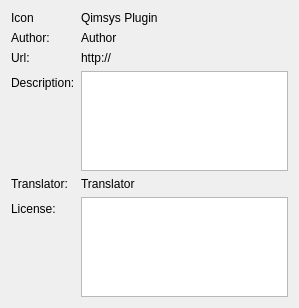
<?xml version="1.0" encoding="UTF-8"?>
<ui version="4.0">
 <class>QimsysSettingsWidget</class>
 <widget class="QWidget" name="QimsysSettingsWidget">
  <property name="geometry">
   <rect>
    <x>0</x>
    <y>0</y>
    <width>299</width>
    <height>308</height>
   </rect>
  </property>
  <layout class="QFormLayout" name="formLayout">
   <item row="0" column="0">
    <widget class="QLabel" name="icon">
     <property name="text">
      <string>Icon</string>
     </property>
    </widget>
   </item>
   <item row="0" column="1">
    <widget class="QLabel" name="name">
     <property name="text">
      <string>Qimsys Plugin</string>
     </property>
     <property name="textInteractionFlags">
      <set>Qt::LinksAccessibleByMouse|Qt::TextSelectableByMouse</set>
     </property>
    </widget>
   </item>
   <item row="1" column="0">
    <widget class="QLabel" name="authorLabel">
     <property name="text">
      <string>Author:</string>
     </property>
    </widget>
   </item>
   <item row="1" column="1">
    <widget class="QLabel" name="author">
     <property name="text">
      <string>Author</string>
     </property>
     <property name="textInteractionFlags">
      <set>Qt::LinksAccessibleByMouse|Qt::TextSelectableByMouse</set>
     </property>
    </widget>
   </item>
   <item row="2" column="0">
    <widget class="QLabel" name="urlLabel">
     <property name="text">
      <string>Url:</string>
     </property>
    </widget>
   </item>
   <item row="2" column="1">
    <widget class="QLabel" name="url">
     <property name="text">
      <string>http://</string>
     </property>
     <property name="textInteractionFlags">
      <set>Qt::LinksAccessibleByMouse|Qt::TextSelectableByMouse</set>
     </property>
    </widget>
   </item>
   <item row="3" column="0">
    <widget class="QLabel" name="descriptionLabel">
     <property name="text">
      <string>Description:</string>
     </property>
    </widget>
   </item>
   <item row="3" column="1">
    <widget class="QTextBrowser" name="description"/>
   </item>
   <item row="4" column="0">
    <widget class="QLabel" name="translatorLabel">
     <property name="text">
      <string>Translator:</string>
     </property>
    </widget>
   </item>
   <item row="4" column="1">
    <widget class="QLabel" name="translator">
     <property name="text">
      <string>Translator</string>
     </property>
    </widget>
   </item>
   <item row="5" column="0">
    <widget class="QLabel" name="licenseLabel">
     <property name="text">
      <string>License:</string>
     </property>
    </widget>
   </item>
   <item row="5" column="1">
    <widget class="QTextBrowser" name="license"/>
   </item>
  </layout>
 </widget>
 <resources/>
 <connections/>
</ui>
